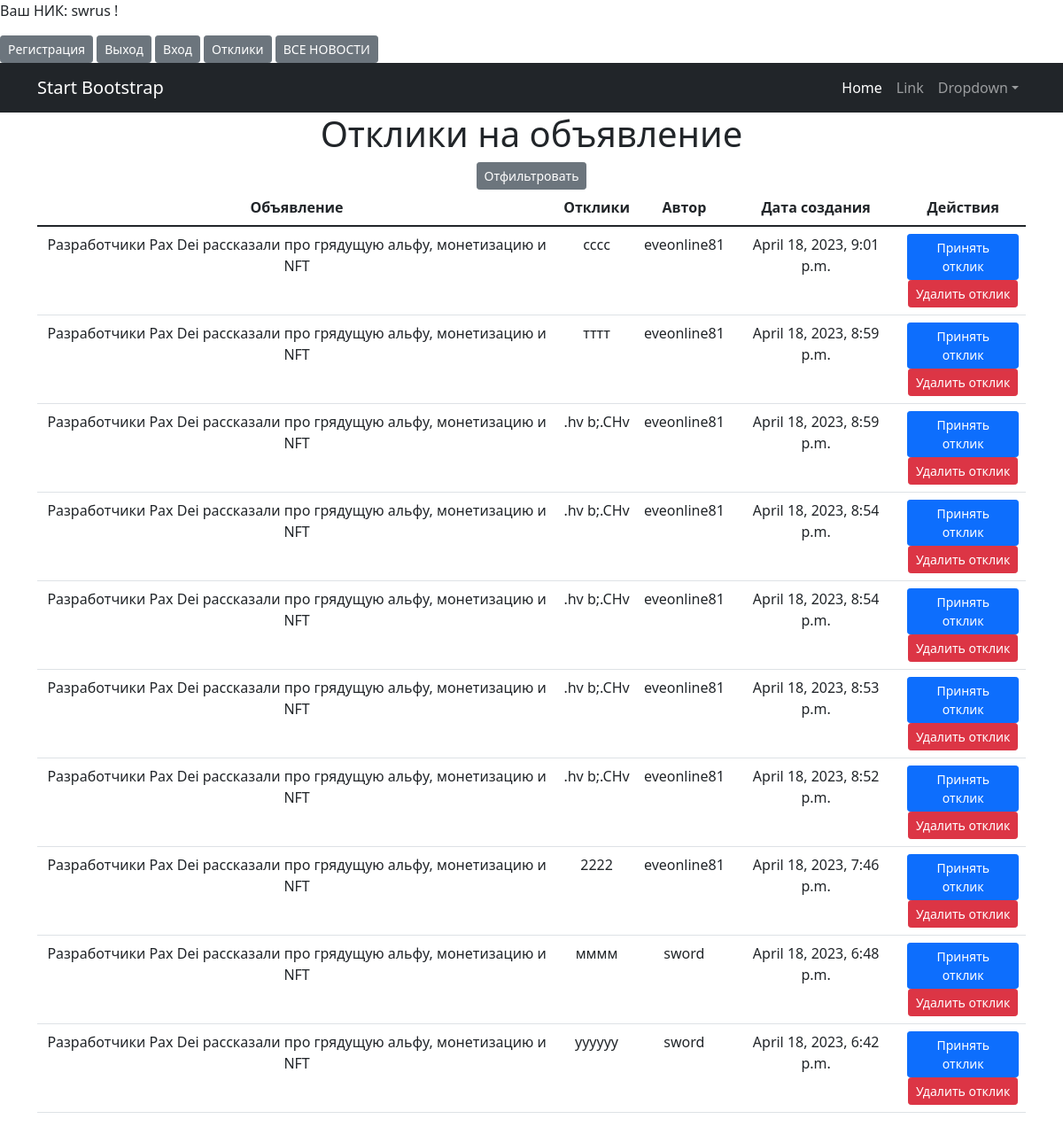
The app's page /blogs/responses/ (signed in) with its own data.
### brd/models.py (models this page shows)
class Response(models.Model):
    text = models.TextField()
    ad = models.ForeignKey(Ad, on_delete=models.CASCADE, related_name='responses')
    author = models.ForeignKey(User, on_delete=models.CASCADE)
    created_at = models.DateTimeField(auto_now_add=True)
    accepted = models.BooleanField(default=False)
    class Meta:
        ordering = ['-created_at']

class Ad(models.Model):
    ТАНКИ = "TN"
    ХИЛЫ = "XL"
    ДД = "DD"
    ТОРГОВЦЫ = "TRG"
    ГИЛДМАСТЕРА = 'GIL'
    КВЕСТГИВЕРЫ = 'KVS'
    CATEGORY_CHOICES = (
        (ТАНКИ, 'ТАНКИ'),
        (ХИЛЫ, 'ХИЛЫ'),
        (ДД, 'ДД'),
        (ТОРГОВЦЫ, 'ТОРГОВЦЫ'),
        (ГИЛДМАСТЕРА, 'ГИЛДМАСТЕРА'),
        (КВЕСТГИВЕРЫ, 'КВЕСТГИВЕРЫ'),
    )
    author = models.ForeignKey(User, on_delete=models.CASCADE, help_text="Автор")
    title = models.CharField(max_length=200)
    content = models.TextField()
    category = models.CharField(max_length=200, choices=CATEGORY_CHOICES,
                                default=ТАНКИ, help_text=('Название категории'))
    created_by = models.ForeignKey(Profile, on_delete=models.CASCADE, related_name='ads')
    created_at = models.DateTimeField(auto_now_add=True)
    updated_at = models.DateTimeField(auto_now=True)
    image = models.ImageField(upload_to='media/', blank=True, null=True, max_length=255)
    file = models.FileField(upload_to='blogs/', blank=True, null=True)
    """модель для откликов"""

### brd/views.py (the view)
# urls.py: path('responses/', UserResponseListView.as_view(), name='user_responses'),
class UserResponseListView(LoginRequiredMixin, ListView):
    model = Response
    template_name = 'user_response_list.html'
    context_object_name = 'responses'
    paginate_by = 10
    def get_queryset(self):
        return Response.objects.filter(ad__created_by__user=self.request.user)

### templates/brd/user_response_list.html (shortened to what this page needs)
{% extends 'flatpages/default.html' %}
{% block content %}
  <h1>Отклики на объявление {{ ad.title }}</h1>
 {% if responses %}
  <a href="{% url 'response_search' %}" class="btn btn-secondary btn-sm">Отфильтровать</a>
  <table class="table">
    <thead>
      <tr>
        <th>Объявление</th>
        <th>Отклики</th>
        <th>Автор</th>
        <th>Дата создания</th>
        <th>Действия</th>
      </tr>
    </thead>
    <tbody>
      {% for response in responses %}
        <tr>
          <td>{{ response.ad.title }}</td>
          <td>{{ response.text }}</td>
          <td>{{ response.author }}</td>
          <td>{{ response.created_at }}</td>
          <td>
            {% if response.ad.accepted_response == response %}
              Отклик принят
            {% else %}
              <form method="POST" action="{% url 'accept_response' response.id %}">
                <button type="submit" class="btn btn-primary btn-sm">Принять отклик</button>
              </form>
            {% endif %}
            <form method="POST" action="{% url 'responses_delete' response.id %}">
              <button type="submit" class="btn btn-danger btn-sm">Удалить отклик</button>
            </form>
          </td>
        </tr>
        {% empty %}
          <tr>
            <td colspan="5">На ваше объявление пока нет откликов.</td>
          </tr>
        {% endfor %}
      </tbody>
    </table>
  {% else %}
    <p>На ваше объявление пока нет откликов.</p>
  {% endif %}
{% endblock %}

### templates/brd/flatpages/default.html (shortened to what this page needs)
<!DOCTYPE html>
<html lang="en">
{% if user.is_authenticated %}
    <p>Ваш НИК: {{ user.username }} !</p>
{% else %}
    <p>Добро пожаловать, Гость!</p>
{% endif %}
    <head>
        <td class="nav-item">
             <a class="btn btn-secondary btn-sm" href="/accounts/signup/">Регистрация</a>
          </td>
            <td class="nav-item">
            <a class="btn btn-secondary btn-sm" href="/accounts/logout/">Выход</a>
            <td class="nav-item">
             <a class="btn btn-secondary btn-sm" href="/accounts/login/">Вход</a>
          </td>
            <td class="nav-item">
                         <a class="btn btn-secondary btn-sm" href="/blogs/responses/">Отклики</a>
                      </td>
             <a class="btn btn-secondary btn-sm" href="/blogs/">ВСЕ НОВОСТИ</a>
        {% load static %}
        <link href="{% static 'css/styles.css' %}" rel="stylesheet" />
    </head>
    <body>
        <nav class="navbar navbar-expand-lg navbar-dark bg-dark">
            <div class="container">
                <a class="navbar-brand" href="#">Start Bootstrap</a>
                <div class="collapse navbar-collapse" id="navbarSupportedContent">
                    <ul class="navbar-nav ms-auto mb-2 mb-lg-0">
                        <li class="nav-item"><a class="nav-link active" aria-current="page" href="#">Home</a></li>
                        <li class="nav-item"><a class="nav-link" href="#">Link</a></li>
                        <li class="nav-item dropdown">
                            <a class="nav-link dropdown-toggle" id="navbarDropdown" href="#" role="button" data-bs-toggle="dropdown" aria-expanded="false">Dropdown</a>
                        </li>
                    </ul>
                </div>
            </div>
        </nav>
        <div class="container">
   <div class="row">
       <div class="col-lg-12 text-center">
           {% block content %}{% endblock content %}
       </div>
   </div>
</div>
    </body>
</html>

### records on screen
Response: ad "Разработчики Pax Dei рассказали про грядущую альфу, монетизацию и NFT", text "cccc", author "eveonline81", created_at "April 18, 2023, 9:01 p.m.", shows "Принять отклик"
Response: ad "Разработчики Pax Dei рассказали про грядущую альфу, монетизацию и NFT", text "тттт", author "eveonline81", created_at "April 18, 2023, 8:59 p.m.", shows "Принять отклик"
Response: ad "Разработчики Pax Dei рассказали про грядущую альфу, монетизацию и NFT", text ".hv b;.CHv", author "eveonline81", created_at "April 18, 2023, 8:59 p.m.", shows "Принять отклик"
Response: ad "Разработчики Pax Dei рассказали про грядущую альфу, монетизацию и NFT", text ".hv b;.CHv", author "eveonline81", created_at "April 18, 2023, 8:54 p.m.", shows "Принять отклик"
Response: ad "Разработчики Pax Dei рассказали про грядущую альфу, монетизацию и NFT", text ".hv b;.CHv", author "eveonline81", created_at "April 18, 2023, 8:54 p.m.", shows "Принять отклик"
Response: ad "Разработчики Pax Dei рассказали про грядущую альфу, монетизацию и NFT", text ".hv b;.CHv", author "eveonline81", created_at "April 18, 2023, 8:53 p.m.", shows "Принять отклик"
Response: ad "Разработчики Pax Dei рассказали про грядущую альфу, монетизацию и NFT", text ".hv b;.CHv", author "eveonline81", created_at "April 18, 2023, 8:52 p.m.", shows "Принять отклик"
Response: ad "Разработчики Pax Dei рассказали про грядущую альфу, монетизацию и NFT", text "2222", author "eveonline81", created_at "April 18, 2023, 7:46 p.m.", shows "Принять отклик"
Response: ad "Разработчики Pax Dei рассказали про грядущую альфу, монетизацию и NFT", text "мммм", author "sword", created_at "April 18, 2023, 6:48 p.m.", shows "Принять отклик"
Response: ad "Разработчики Pax Dei рассказали про грядущую альфу, монетизацию и NFT", text "yyyyyy", author "sword", created_at "April 18, 2023, 6:42 p.m.", shows "Принять отклик"

### other values on screen
{{ user.username }} "swrus"
